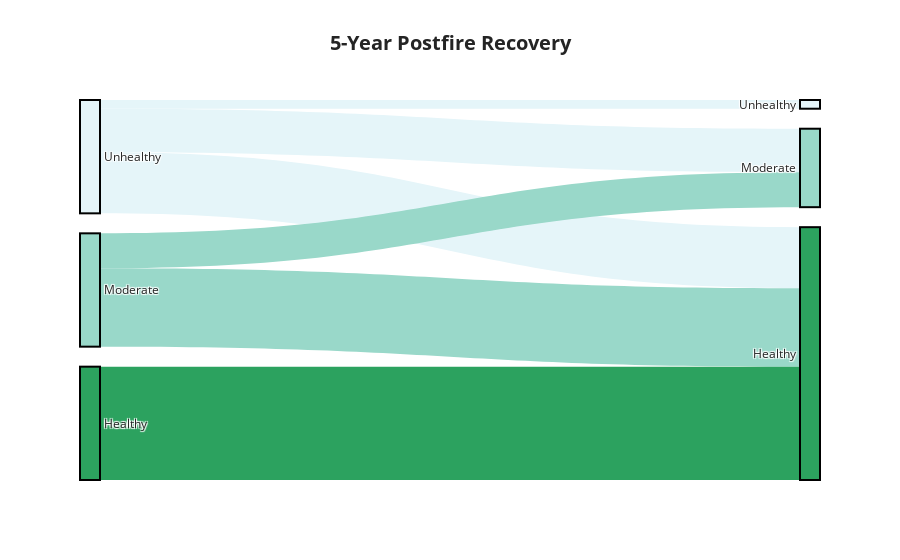

Here is the notebook cell this chart was saved with:
### Markdown cell above
### Plotting health data

### Code cell
# Define the labels and colors associated with each class value defined above
labels = {
    0: "Unhealthy",
    1: "Moderate",
    2: "Healthy"
}
palette = {
    0: "#e5f5f9",
    1: "#99d8c9",
    2: "#2ca25f"
}

title="5-Year Postfire Recovery"

data = geevis.lulc.sample_change(immediate_class, recovery_class, fire, band="health", n=100, scale=20)
plot = geevis.lulc.plot_sankey(data, start_label="Prefire", end_label="Postfire", class_labels=labels, class_palette=palette, title=title)

plot

### Figure 1 — Plotly figure (JSON) as saved in the notebook; plotly's stock layout.template omitted (floating-point values rounded to 4 significant figures)
{"data": [{"arrangement": "snap", "link": {"color": ["#e5f5f9", "#e5f5f9", "#e5f5f9", "#99d8c9", "#99d8c9", "#2ca25f"], "hovertemplate": "%{value}% of <i>%{source.label}</i> became <i>%{target.label}</i><extra></extra>", "source": [0, 0, 0, 1, 1, 2], "target": [3, 4, 5, 4, 5, 5], "value": [7.692, 38.46, 53.85, 30.77, 69.23, 100]}, "node": {"color": ["#e5f5f9", "#99d8c9", "#2ca25f", "#e5f5f9", "#99d8c9", "#2ca25f"], "customdata": ["Prefire", "Prefire", "Prefire", "Postfire", "Postfire", "Postfire"], "hovertemplate": "%{label} (%{customdata})<extra></extra>", "label": ["Unhealthy", "Moderate", "Healthy", "Unhealthy", "Moderate", "Healthy"], "line": {"color": "black", "width": 2}}, "textfont": {"size": 12}, "type": "sankey"}], "layout": {"font": {"size": 14}, "title": {"text": "<b>5-Year Postfire Recovery</b>", "x": 0.5}}}
